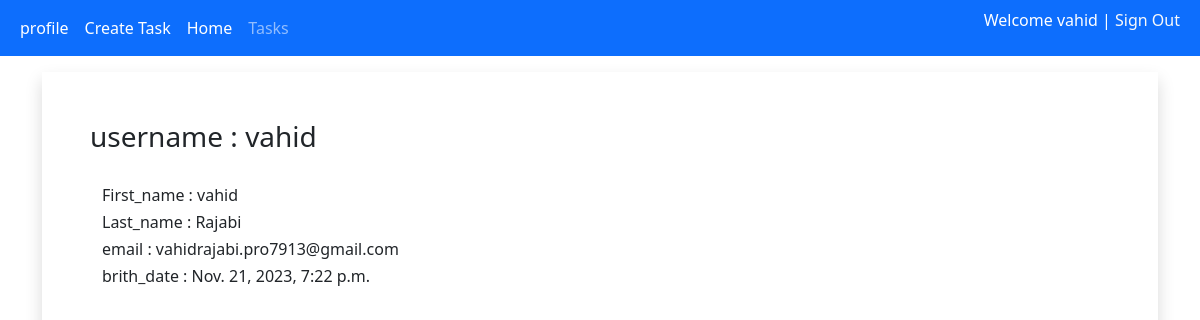
Page /profile/ (signed in) on the committed database.
### accounts/models.py (models this page shows, shortened)
class CustomUser(AbstractUser):
    phone_number = models.CharField("phone_number", max_length=11)
    brith_date = models.DateTimeField(null=True, blank=True)
    def __str__(self):
        return self.username

### pages/views.py (the view)
# urls.py: path('profile/',views.ProfileView.as_view(),name = 'profile'),
class ProfileView(generic.ListView):
    model = get_user_model()
    template_name = 'pages/profile.html'
    def get_context_data(self, **kwargs):
        context = super().get_context_data(**kwargs)
        context['pro'] = get_object_or_404(
            get_user_model(), username=self.request.user)
        return context

### pages/templates/pages/profile.html (shortened to what this page needs)
{% extends '_base.html' %}
{% block content %}
<div class="container" dir ='ltr'>
  <div class="cart shadow my-3 p-5">
    <h3>username : {{pro.username}}</h3>
    <br>
    <div class="container">
      <h6> First_name : {{pro.first_name}}</h6>
      <h6> Last_name : {{pro.last_name}}</h6>
      <h6> email : {{pro.email}}</h6>
      <h6> brith_date : {{pro.brith_date}}</h6>
    </div>
    <br>
  </div>
</div>
{% endblock content %}

### templates/_base.html (shortened to what this page needs)
<!DOCTYPE html>
<html lang="en">
  <head>
    <link
      href="https://cdn.jsdelivr.net/npm/bootstrap@5.1.3/dist/css/bootstrap.min.css"
      rel="stylesheet"
    />
  </head>
  <body>
    <nav class="navbar navbar-expand-lg navbar-dark bg-primary">
      <div class="container-fluid">
        <div class="collapse navbar-collapse" id="navbarNavAltMarkup">
          <div class="navbar-nav">
            {% if user.is_authenticated %}
            <a
              class="nav-link active"
              aria-current="page"
              href="{% url 'profile' %}"
              >profile</a
            >
            <a
              class="nav-link active"
              aria-current="page"
              href="{% url 'task_create' %}"
              >Create Task</a
            >
            {% endif %}
            <a class="nav-link active" aria-current="page" href="{% url 'home' %}">Home</a>
            <a class="nav-link" href="{% url 'task_list' %}">Tasks</a>
          </div>
        </div>
        <div class="mx-2 text-white">
          {% if user.is_authenticated %}
          <p>
            Welcome {{user.username}} <span>|</span>
            <a
              class="text-light"
              style="text-decoration: none"
              href="{% url 'account_logout' %}"
              >Sign Out</a
            >
          </p>
          {% endif %}
        </div>
      </div>
    </nav>
    {% block content %}{% endblock content %}
  </body>
</html>

### rows in the picture
CustomUser: username "vahid", first_name "vahid", last_name "Rajabi", email "vahidrajabi.pro7913@gmail.com", brith_date "Nov. 21, 2023, 7:22 p.m."
